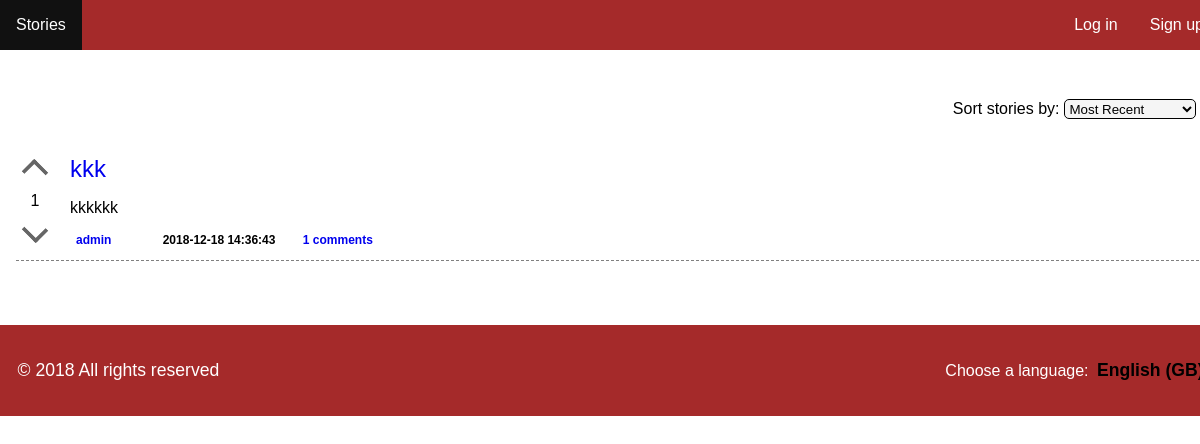
The page /pages/stories.php on the database as committed earlier.
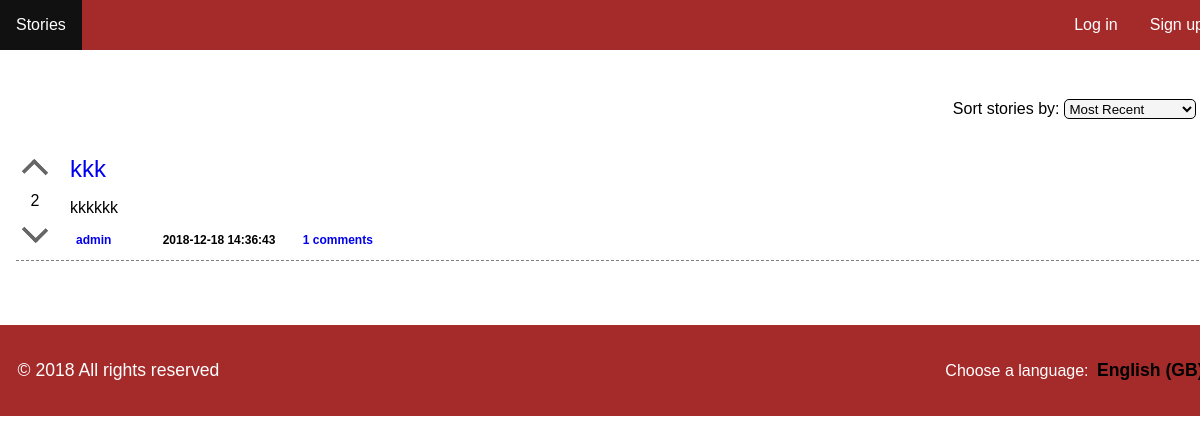
The same page on the database as committed later.
### tables this page shows
CREATE TABLE story (    
    id INTEGER PRIMARY KEY AUTOINCREMENT NOT NULL,
    channel_id INTEGER,
    user_id INTEGER,
    title VARCHAR NOT NULL,
    description VARCHAR NOT NULL,
    date DATETIME NOT NULL,
    karma INTEGER,
        FOREIGN KEY (channel_id) REFERENCES channel(id),
        FOREIGN KEY (user_id) REFERENCES user(id)
);

### pages/stories.php (called while the page is built)
<?php
	include_once('../config/init.php');
	include_once('../templates/header.php');
	include_once('../database/story.php');
	if(isset($_GET['sort'])) {
		$stories = getAllStories($_GET['sort']);
		$sort = $_GET['sort'];
	} else
		$stories = getAllStories("recent");
	include_once('../templates/list_stories.php');
	include_once('../templates/footer.php');
?>

### database/story.php (called while the page is built, shortened)
<?php
	function getAllStories($sort) {
		global $conn;
		switch($sort){
			case "recent":
				$stmt = $conn->prepare("SELECT story.*, COUNT(comment.story_id) as nrComm, user.username as usrname FROM story left join comment on story.id=comment.story_id left join user on story.user_id=user.id group by comment.story_id ORDER BY `date` DESC");
				break;
		}
		$stmt->execute();
		return $stmt->fetchAll();
	}
?>

### templates/list_stories.php (the view, shortened to what this page needs)
<section id="stories">
	<form action="../actions/action_sort.php" method="POST" id='sort'>
		<div class="form-group">
		        <label for="sorting">Sort stories by: </label>
		        <select id="sorting" name="sort">
		            <option value="recent" <?php echo ( isset($sort) && $sort == 'recent' ? 'selected' : ''); ?>>Most Recent</option>
		        </select>
				</div>
		</form>
	<?php foreach ($stories as $key => $story) { ?>
		<article id = 'story'>
			<div id = 'vote'>
				<a href="../actions/action_story_upvote.php?id=<?php echo $story['id']; ?>" class="upvote">
					<div class="arrow-up"></div>
				</a>
				<div id = 'karma'>
					<?php echo $story['karma']; ?>
				</div>
				<a href="../actions/action_story_downvote.php?id=<?php echo $story['id']; ?>" class="downvote">
					<div class="arrow-down"></div>
				</a>
			</div>
			<div id = 'listStory'>
				<div class = 'listStory-title'>
						<a href="../pages/story.php?id=<?php echo $story['id']; ?>">
							<?php echo $story['title']; ?>
						</a>
				</div>
				<div class="listStory-description">
					<?php echo $story['description']; ?>
				</div>
				<div class = 'listStory-footer'>
					<a class="author" href="../pages/profile.php?profile=<?php echo $story['usrname']; ?>"><?php echo $story['usrname']; ?></a>
					<span class="tags">
					</span>
					<span class="date">
						<?php echo $story['date']; ?>
					</span>
					<a class="comments" href="../pages/story.php?id=<?php echo $story['id']; ?>"><?php echo $story['nrComm']; ?> comments</a>
			</div>
		</article>
		<?php } ?>
</section>

### templates/header.php (shortened to what this page needs)
<!DOCTYPE html>
<html lang="en">
    <head>
		    <link rel="stylesheet" href="../css/allpages.css">
        <link rel="stylesheet" href="../css/main.css">
        <link rel="stylesheet" href="../css/header.css">
    </head>
<body>
  <nav id="navbar">
      <ul>
          <li>
              <a class='stories' href="../pages/stories.php">Stories</a>
          </li>
          <?php if(!isset($_SESSION['username'])) { ?>
            <li style="float:right">
              <a class='register' href="../pages/register.php">Sign up</a>
            </li>
            <li style="float:right">
              <a class='log-in' href="../pages/login.php">Log in</a>
            </li>
          <?php } ?>
      </ul>
  </nav>

### templates/footer.php (shortened to what this page needs)
<footer>
    <p>&copy; 2018 All rights reserved</p>
    <div class="choose-lang">
        <label for="country">Choose a language: </label>
        <select name="country" id="country">
            <option value="eng" id="eng">English (GB)</option>
        </select>
    </div>
</footer>
</body>
</html>

### css/allpages.css (style rules this page uses)
body { width: 1220px; height: 100vh; margin: 0 auto; font-family: 'Montserrat', sans-serif; -webkit-font-smoothing: antialiased; color: #000000; box-shadow: 0px 30px 40px rgba(0,0,0,.1); }
body > footer { grid-column: left / right; grid-row: content-end / footer-end; }
footer { margin-top: 3em; display: flex; flex-direction: row; align-items: baseline; justify-content: space-between; color: white; background-color: #A52A2A; }
footer p { font-family: 'Montserrat Light', sans-serif; font-size: 1.1em; padding: 1em; }
footer select { background-color: transparent; border: none; font-weight: bold; font-size: 1.1em; }

### css/main.css (style rules this page uses)
#sorting { border : 1px solid black; border-radius: 5px; padding: 0.5px; background-color: #F5F5F5; }
#stories { display: block; padding: 1em; }
#sort { margin-top: 25px; margin-bottom: 25px; text-align: right; }
#sort > * { padding: 0.5em; }
#story { display:flex; align-items: center; }
#vote { display: block; text-align: center; }
.arrow-up { position: relative; display: inline-block; vertical-align: middle; color: #666; box-sizing: border-box; width: 18px; height: 20px; border-width: 4px 4px 0 0; border-style: solid; margin: 10px; border-radius: 0 2px 0 0; transform: rotate(-45deg); }
.arrow-down { position: relative; display: inline-block; vertical-align: middle; color: #666; box-sizing: border-box; width: 18px; height: 20px; border-width: 4px 4px 0 0; border-style: solid; margin: 10px; border-radius: 0 2px 0 0; transform: rotate(135deg); }
#story { padding-bottom: 10px; border-bottom: 1px dashed gray; }
.listStory-title { padding: 0em 1em 1em 1em; }
.listStory-title > * { text-decoration: none; font-size: 24px; }
.listStory-description { padding: 0em 1em 1em 1em; }
.listStory-footer { padding: 0rem 1rem 0rem 1rem; font-size: 12px; }
.listStory-footer > * { margin-right: 1em; padding: 0.5em; border-radius: 5px; text-align: center; font-weight: bold; text-decoration-line: none; text-decoration-color: blue; border-radius: 5px; }

### css/header.css (style rules this page uses)
ul { list-style-type: none; margin: 0; padding: 0; overflow: hidden; background-color: #A52A2A; }
li { float: left; }
li a { display: block; color: white; text-align: center; padding: 16px; text-decoration: none; }

Rows that differ between the two databases and show on the page:
changed story "kkk": karma "1" → "2"
